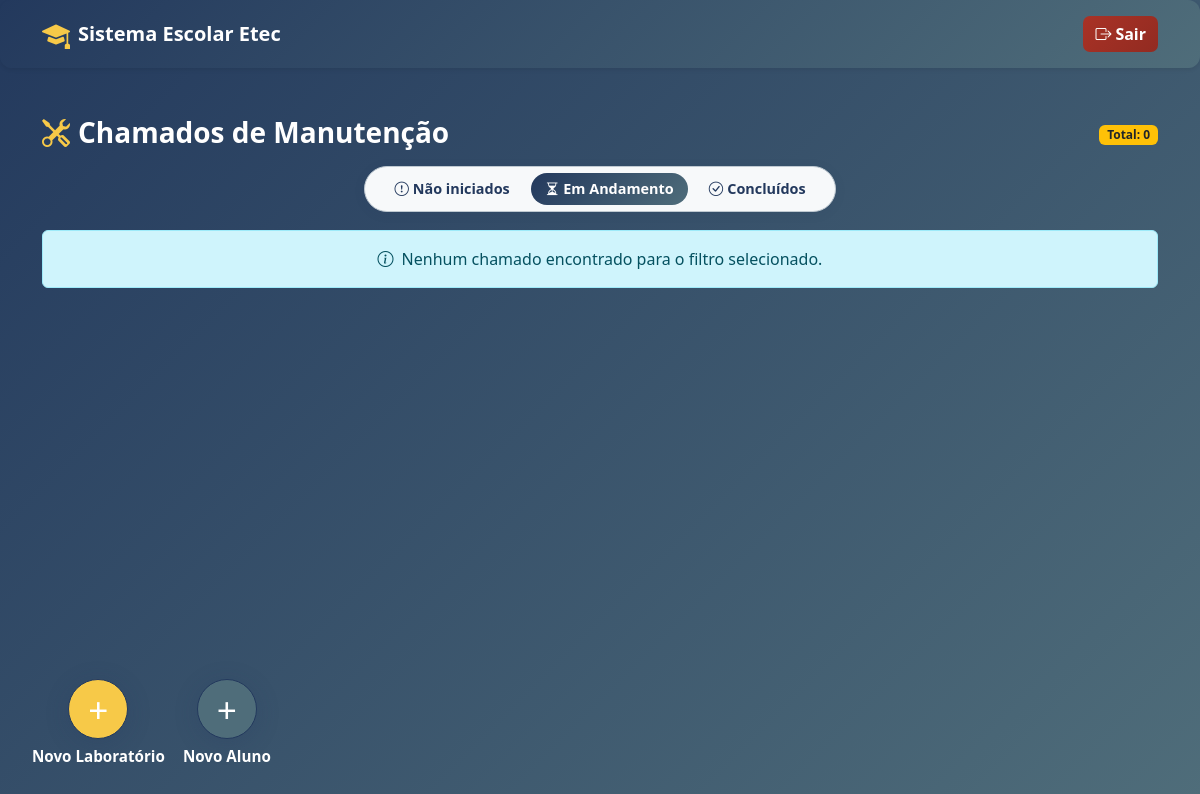
The page /view/manutencao/manutencao.php?status=andamento (signed in) on the database as committed earlier.
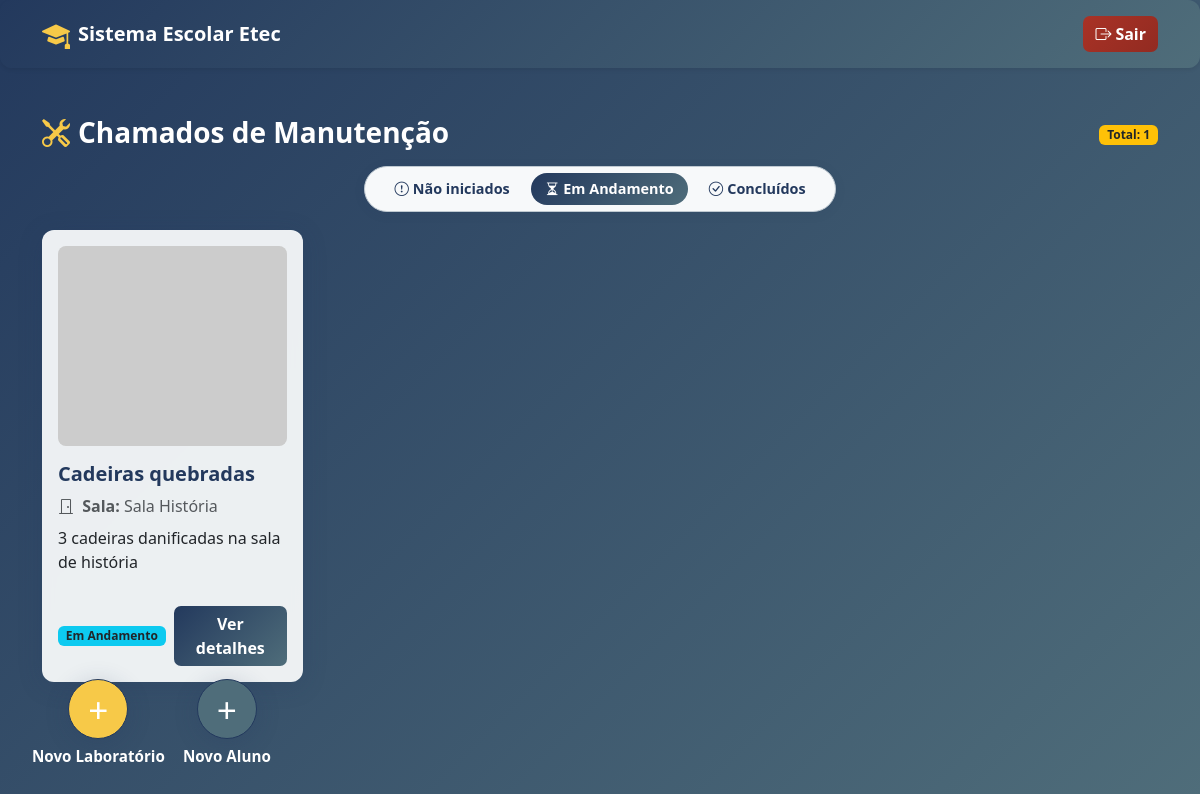
The same page on the database as committed later.
### tables this page shows
CREATE TABLE `chamado` (
  `id_chamado` int(11) NOT NULL,
  `titulo_chamado` varchar(100) NOT NULL,
  `descricao` text NOT NULL,
  `url_foto` varchar(200) DEFAULT NULL,
  `data_chamado` date NOT NULL,
  `status_chamado` enum('Aberto','Em Andamento','Concluido') DEFAULT 'Aberto',
  `id_sala` int(11) NOT NULL,
  `created_at` timestamp NOT NULL DEFAULT current_timestamp(),
  `updated_at` timestamp NOT NULL DEFAULT current_timestamp() ON UPDATE current_timestamp()
);

CREATE TABLE `sala` (
  `id_sala` int(11) NOT NULL,
  `numero_sala` int(11) NOT NULL,
  `titulo_sala` varchar(100) NOT NULL,
  `tipo_sala` enum('Teorica','Pratica','Mista') NOT NULL,
  `capacidade` int(11) NOT NULL,
  `status_sala` enum('Ativa','Ocupado','Inativa') DEFAULT 'Ativa',
  `created_at` timestamp NOT NULL DEFAULT current_timestamp(),
  `updated_at` timestamp NOT NULL DEFAULT current_timestamp() ON UPDATE current_timestamp()
);

### view/manutencao/manutencao.php (the view, shortened to what the changed rows need)
<?php
require_once '../../controller/conexao.php';
$hasDataConclusao = false;
$status = $_GET['status'] ?? 'todos';
if ($status === 'aberto') {
    $where = "c.status_chamado = 'Aberto'";
} elseif ($status === 'andamento') {
    $where = "c.status_chamado = 'Em Andamento'";
} elseif ($status === 'concluido') {
    if ($hasDataConclusao) {
        $where = "c.status_chamado = 'Concluido' AND c.data_conclusao IS NOT NULL AND DATE_ADD(c.data_conclusao, INTERVAL 3 MONTH) > NOW()";
    } else {
        $where = "c.status_chamado = 'Concluido'";
    }
}
$selectCols = "c.id_chamado, c.titulo_chamado, c.descricao, c.url_foto, s.titulo_sala, c.status_chamado, c.data_chamado";
$sql = "SELECT " . $selectCols . "
        FROM chamado c
        INNER JOIN sala s ON c.id_sala = s.id_sala
        WHERE " . $where . "
        ORDER BY c.data_chamado DESC, c.id_chamado DESC";
$result = $conn->query($sql);
$chamados = [];
if ($result) {
    $chamados = $result->fetch_all(MYSQLI_ASSOC);
}
?>
<!DOCTYPE html>
<html lang="pt-BR">
<head>
  <link rel="stylesheet" href="https://cdn.jsdelivr.net/npm/bootstrap@5.3.3/dist/css/bootstrap.min.css">
  <link rel="stylesheet" href="https://cdn.jsdelivr.net/npm/bootstrap-icons@1.11.3/font/bootstrap-icons.css">
</head>
<body class="min-vh-100">
  <div class="container py-4">
    <div class="d-flex justify-content-between align-items-center mb-3">
      <div>
        <span class="badge bg-warning text-dark badge-status">Total: <?php echo count($chamados); ?></span>
      </div>
    </div>
    <div class="row g-4">
      <?php if (!empty($chamados)): ?>
        <?php foreach ($chamados as $row): ?>
          <div class="col-12 col-sm-6 col-md-4 col-lg-3">
            <div class="card h-100 shadow-sm">
              <div class="card-body d-flex flex-column">
                <img src="<?php echo $row['url_foto'] ? htmlspecialchars($row['url_foto']) : 'https://via.placeholder.com/300x200'; ?>"
                     alt="Foto do defeito" class="img-thumb mb-3">
                <h5 class="card-title"><?php echo htmlspecialchars($row['titulo_chamado']); ?></h5>
                <p class="text-muted mb-2">
                  <i class="bi bi-door-closed me-1"></i>
                  <strong>Sala:</strong> <?php echo htmlspecialchars($row['titulo_sala']); ?>
                </p>
                <p class="card-text flex-grow-1"><?php echo nl2br(htmlspecialchars($row['descricao'])); ?></p>
                <div class="mt-3 d-flex gap-2 align-items-center">
                  <span class="badge <?php echo ($row['status_chamado'] === 'Em Andamento') ? 'bg-info text-dark' : (($row['status_chamado'] === 'Concluido') ? 'bg-success' : 'bg-secondary'); ?> badge-status"><?php echo htmlspecialchars($row['status_chamado']); ?></span>
                  <a href="#" data-bs-toggle="modal" data-bs-target="#modal<?php echo $row['id_chamado']; ?>" class="btn btn-primary ms-auto">Ver detalhes</a>
                </div>
              </div>
            </div>
          </div>
        <?php endforeach; ?>
      <?php else: ?>
        <div class="col-12">
          <div class="alert alert-info text-center">
            <i class="bi bi-info-circle me-2"></i>Nenhum chamado encontrado para o filtro selecionado.
          </div>
        </div>
      <?php endif; ?>
    </div>
  </div>
</body>
</html>

Rows that differ between the two databases and show on the page:
added chamado: titulo_chamado "Cadeiras quebradas", id_sala.titulo_sala "Sala História", descricao "3 cadeiras danificadas na sala de história", status_chamado "Em Andamento"
Other text that changed with them:
count($chamados): "0" → "1"
text no longer shown: "Nenhum chamado encontrado para o filtro selecionado."
